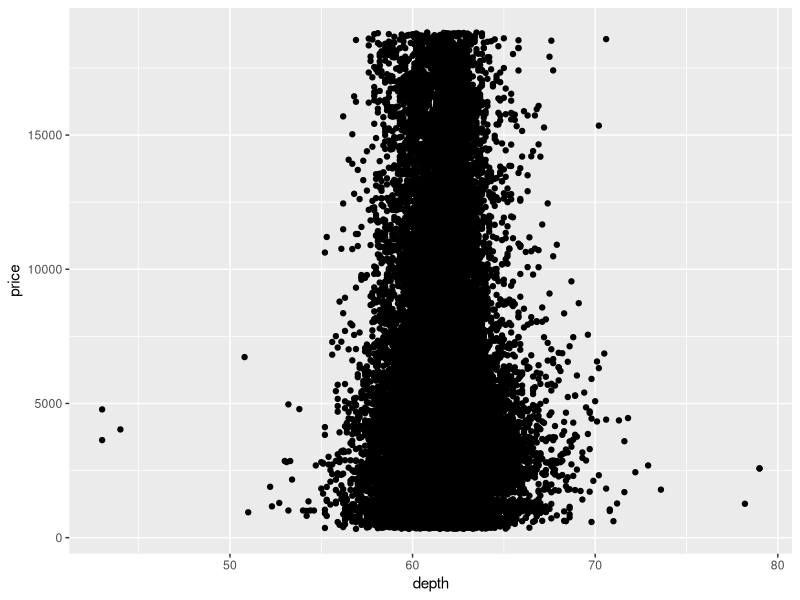
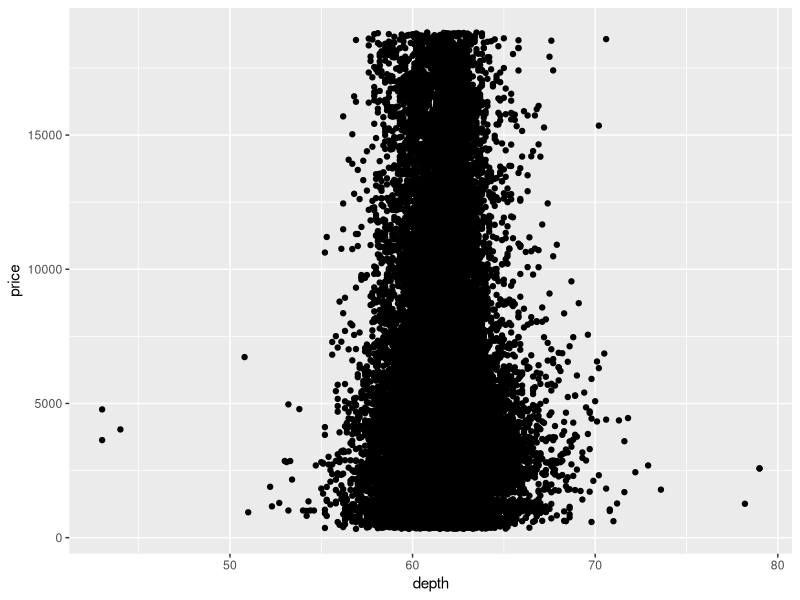
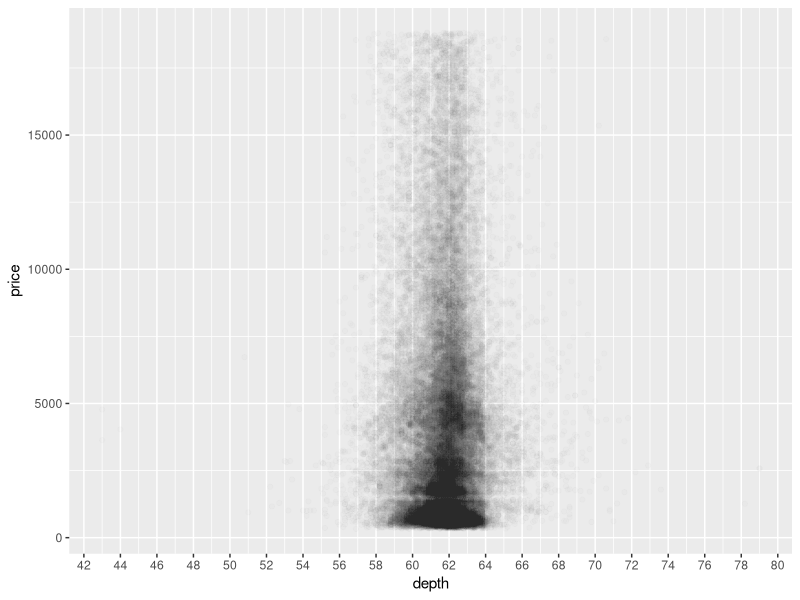
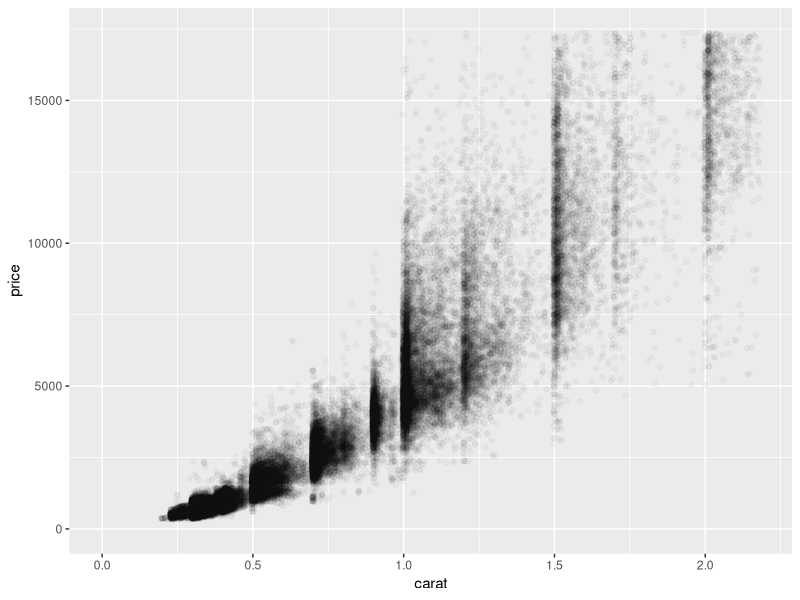
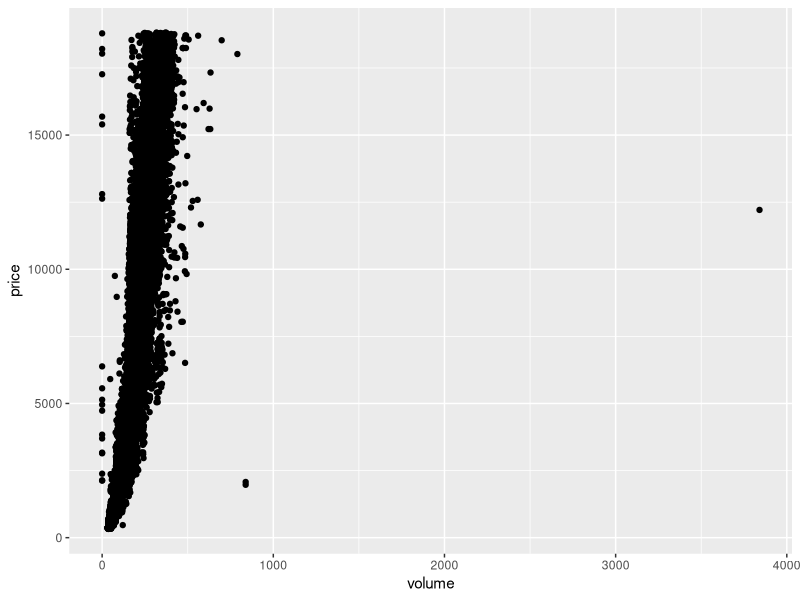
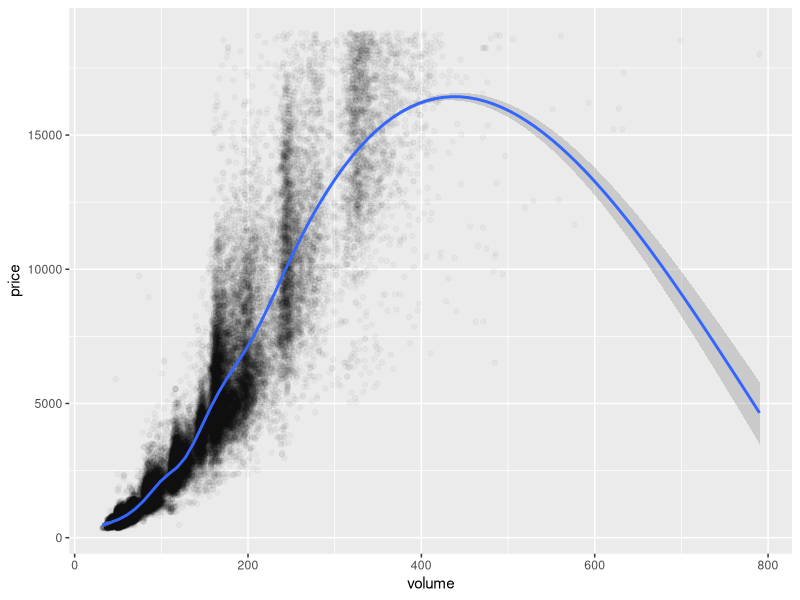
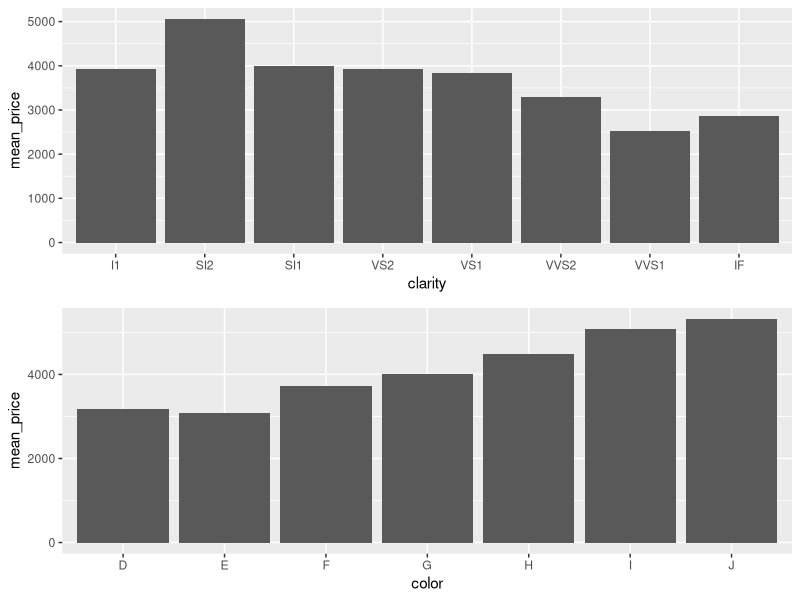
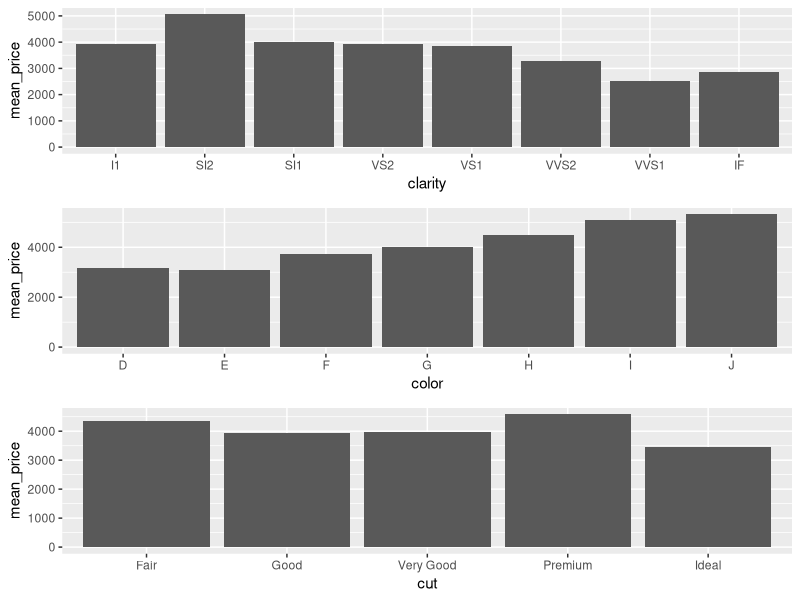

The R source for these figures, in order:
## ---- chunk 1
# In this problem set, you'll continue
# to explore the diamonds data set.

# Your first task is to create a
# scatterplot of price vs x.
# using the ggplot syntax.

# Import Library
library(ggplot2)

# Load the dataset
data("diamonds")

# Check the Docs on the dataset
# ?diamonds

# Get the first few records
head(diamonds)
## ---- chunk 2
# Inspiration

# Create scatterplot - using QPlot
# qplot(x = age, y = friend_count, data = pf)
#
# Create scatterplot - using GGPlot
# ggplot(aes(x = age, y = friend_count), data = pf)  + geom_point()

# Create scatterplot - using GGPlot
ggplot(diamonds, aes(depth, price))  + geom_point()
## ---- chunk 3
# Correlation between Price and X,y and z
cor.test(diamonds$price, diamonds$x, method = 'pearson')
cor.test(diamonds$price, diamonds$y, method = 'pearson')
cor.test(diamonds$price, diamonds$z, method = 'pearson')

## ---- chunk 4
# Create a simple scatter plot of price vs depth.

# Create scatterplot - using GGPlot
ggplot(diamonds, aes(depth, price)) +
  geom_point()
## ---- chunk 5
# Change the code to make the transparency of the
# points to be 1/100 of what they are now and mark
# the x-axis every 2 units. See the instructor notes
# for two hints.

# Inspiration:
#  
# Jitter
# ggplot(aes(x = age, y = friend_count), data = pf)  + geom_jitter(alpha = 1/20) + xlim(13, 90)

# Create scatterplot - using GGPlot, change the transparancy
ggplot(diamonds, aes(depth, price)) + 
  geom_point(alpha = 1/100) +
  scale_x_continuous(breaks = seq(0, 100, 2))
## ---- chunk 6
with(diamonds, cor.test(price, depth, method = 'pearson'))
## ---- chunk 7
# Create a scatterplot of price vs carat
# and omit the top 1% of price and carat
# values.

# Inspiration
# p1 <- ggplot(aes(x = age, y = friend_count_mean), 
#       data = subset(pf.fc_by_age, age < 71)) 

# Inspiration
# ggplot(aes(x = www_likes_received, y = likes_received), data = pf) + geom_point() +
#  xlim(0, quantile(pf$www_likes_received, 0.95)) +
#  ylim(0, quantile(pf$likes_received, 0.95))


# Create scatterplot - using GGPlot, change the transparancy
ggplot(diamonds, aes(carat, price)) +
  geom_jitter(alpha = 1/30) +
  xlim(0, quantile(diamonds$carat, 0.99)) +
  ylim(0, quantile(diamonds$price, 0.99))
## ---- chunk 8
# What is the max carat size
max(diamonds[,1])
# What is the max price
max(diamonds[,7])
## ---- chunk 9
# Create a scatterplot of price vs. volume (x * y * z).
# This is a very rough approximation for a diamond's volume.

# Create a new variable for volume in the diamonds data frame.
# This will be useful in a later exercise.

# Don't make any adjustments to the plot just yet.

# This assignment is not graded and
# will be marked as correct when you submit.

diamonds$volume <- diamonds$x*diamonds$y*diamonds$z
summary(diamonds)
ggplot(diamonds, aes(volume, price)) + 
  geom_point()
## ---- chunk 10
diamonds0800 <- subset(diamonds, (volume > 0)&(volume < 800) )
with(diamonds0800, cor.test(volume, price))
## ---- chunk 11
# Subset the data to exclude diamonds with a volume
# greater than or equal to 800. Also, exclude diamonds
# with a volume of 0. Adjust the transparency of the
# points and add a linear model to the plot. (See the
# Instructor Notes or look up the documentation of
# geom_smooth() for more details about smoothers.)

# We encourage you to think about this next question and
# to post your thoughts in the discussion section.

# Do you think this would be a useful model to estimate
# the price of diamonds? Why or why not?

# This assignment is not graded and
# will be marked as correct when you submit.
ggplot(diamonds0800, aes(volume, price)) + 
  geom_jitter(alpha = 1/30) + 
  geom_smooth()
## ---- chunk 12
# Use the function dplyr package
# to create a new data frame containing
# info on diamonds by clarity.

# Name the data frame diamondsByClarity

# The data frame should contain the following
# variables in this order.

#       (1) mean_price
#       (2) median_price
#       (3) min_price
#       (4) max_price
#       (5) n

# where n is the number of diamonds in each
# level of clarity.

# This assignment WILL BE automatically
# graded!
library(dplyr)

diamondsByClarity <- group_by(diamonds, clarity) %>%
  summarise( mean_price=mean(price),
             median_price=median(price),
             min_price=min(price),
             max_price=max(price),
             n=n())

head(diamondsByClarity)
## ---- chunk 13
# We’ve created summary data frames with the mean price
# by clarity and color. You can run the code in R to
# verify what data is in the variables diamonds_mp_by_clarity
# and diamonds_mp_by_color.

# Your task is to write additional code to create two bar plots
# on one output image using the grid.arrange() function from the package
# gridExtra.

# This assignment is not graded and
# will be marked as correct when you submit.

# See the Instructor Notes for more info on bar charts
# and for a hint on this task.

# DO NOT DELETE THE LINES OF CODE BELOW
# ===================================================================
data(diamonds)
library(dplyr)

diamonds_by_clarity <- group_by(diamonds, clarity)
diamonds_mp_by_clarity <- summarise(diamonds_by_clarity, mean_price = mean(price))

diamonds_by_color <- group_by(diamonds, color)
diamonds_mp_by_color <- summarise(diamonds_by_color, mean_price = mean(price))
## ---- chunk 14
library(gridExtra)

p1 <- ggplot(diamonds_mp_by_clarity, aes(clarity, mean_price)) + 
  geom_bar(stat = 'identity')
p2 <- ggplot(diamonds_mp_by_color, aes(color, mean_price)) + 
  geom_bar(stat = 'identity')

grid.arrange(p1, p2, ncol = 1)
## ---- chunk 15
diamonds_by_cut <- group_by(diamonds, cut)
diamonds_mp_by_cut <- summarise(diamonds_by_cut, mean_price = mean(price))
p3 <- ggplot(diamonds_mp_by_cut, aes(cut, mean_price)) + 
  geom_bar(stat = 'identity')

grid.arrange(p1, p2, p3, ncol = 1)
